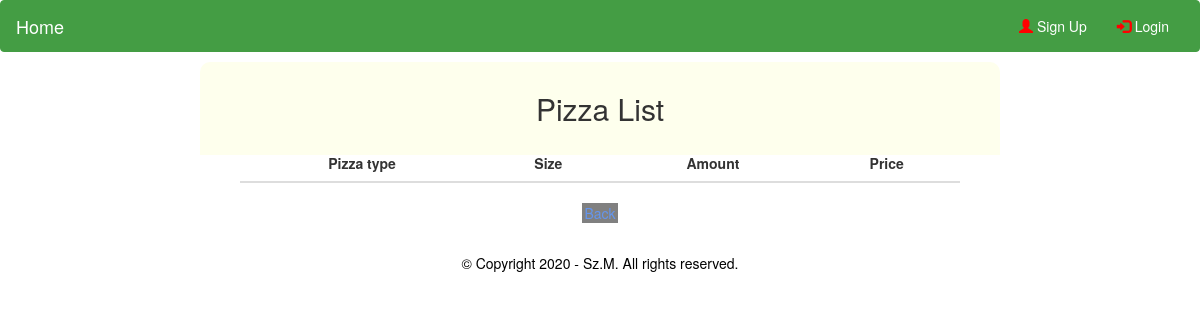
Page /index.php/Active_Order_Ctrl/get_order_helper/22 on the earlier database version.
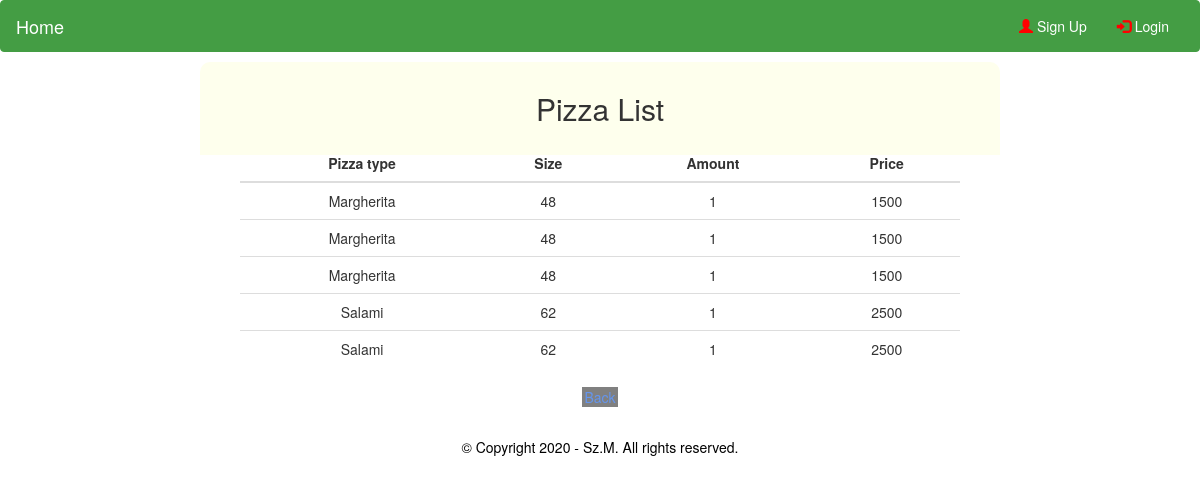
Same page on the later database version.
### tables this page shows
CREATE TABLE IF NOT EXISTS `order_helper` (
  `helper_id` int(11) NOT NULL AUTO_INCREMENT,
  `order_id` int(11) NOT NULL,
  `pizza_type` varchar(255) NOT NULL,
  `pizza_size` varchar(255) NOT NULL,
  `pizza_amount` int(5) NOT NULL,
  `total_price` int(100) NOT NULL,
  PRIMARY KEY (`helper_id`)
);

### application/views/init.php (called while the page is built)
<?php $this->load->view('templates/html'); ?>

### application/controllers/Active_Order_Ctrl.php (called while the page is built, shortened)
<?php
class Active_Order_Ctrl extends CI_Controller{
    public function __construct() {
        $this->load->model('order_mdl');
        $this->load->dbutil();
        $this->load->helper('file');
    }
    public function get_order_helper($order_id){
        $result = $this->order_mdl->get_order_helper_list($order_id);
        $data = array(
            'v' => 'order_helper',
            'helper' => $result
        );
        $this->load->view('init',$data);
    }
}

### index.php (called while the page is built, shortened)
<?php
require_once BASEPATH.'core/CodeIgniter.php';

### application/models/order_mdl.php (called while the page is built, shortened)
<?php
class Order_Mdl extends CI_Model{
    public function get_order_helper_list($order_id){
        $this->db->select('*');
        $this->db->from('order_helper');
        $this->db->where('order_id',$order_id);
        $query = $this->db->get();
        $result = $query->result();
        return $result;
    }
}

### application/views/order_helper.php (the view)
<div style="width: 60%; margin: auto">
    <h2>Pizza List</h2>
    <table class="table">
        <thead>
            <tr>
                <th>Pizza type</th>
                <th>Size</th>
                <th>Amount</th>
                <th>Price</th>
            </tr>
        </thead>
        <tbody>
            <?php if(!empty($helper)) : ?>
                <?php foreach($helper as &$h) : ?>
                <tr>
                    <td><?= $h->pizza_type ?></td>
                    <td><?= $h->pizza_size ?></td>
                    <td><?= $h->pizza_amount ?></td>
                    <td><?= $h->total_price ?></td>
                </tr>
                <?php endforeach; ?>
            <?php endif; ?>
        </tbody>
    </table>
    <div style="margin: auto; width:5%; background-color: graytext; text-align: center">
        <?= anchor('Active_Order_Ctrl/','Back');?>
    </div>
</div>

### application/views/templates/html.php
<!DOCTYPE html>
<html lang="en">
    <?php $this->load->view('templates/head'); ?>
    <?php $this->load->view('templates/body'); ?>
</html>

### application/views/templates/head.php (shortened to what this page needs)
<head>
    <link rel="stylesheet" href="https://maxcdn.bootstrapcdn.com/bootstrap/3.3.7/css/bootstrap.min.css">
    <link href="<?php echo base_url(); ?>css/style.css" rel='stylesheet' type='text/css' />
</head>

### application/views/templates/body.php
<body>
    <div id="mainWrap">
        <?php $this->load->view('templates/header'); ?>
        <?php
            if(isset($v)){
                $this->load->view($v);
            }
            else{
                $this->load->view('login_form');
            }
        ?>
        <?php $this->load->view('templates/footer'); ?>
    </div>
</body>

### application/views/templates/header.php
<header>
    <nav class="navbar navbar-inverse" id="header">
        <div class="container-fluid">
            <a class="navbar-brand" href="<?php echo base_url(); ?>Home_Ctrl">Home</a>
            <?php if(isset($this->session->userdata['logged_in'])) : ?>
                <a class="navbar-brand" href="<?php echo base_url(); ?>Profile_Ctrl">Profile</a>
                <a class="navbar-brand" href="<?php echo base_url(); ?>Order_Ctrl">Order</a>
                <ul class="nav navbar-nav navbar-right">
                    <li><a href="Login_Ctrl/logout">Logout</a></li>
                </ul>
                <?php if($_SESSION['logged_in']['user_role'] == "ADMIN") : ?>
                    <a class="navbar-brand" style="color: red" href="<?php echo base_url(); ?>Admin_Reg_Ctrl">Manage Users</a>
                    <a class="navbar-brand" style="color: red" href="<?php echo base_url(); ?>Pizza_Ctrl">Add new Pizza</a>
                    <a class="navbar-brand" style="color: red" href="<?php echo base_url(); ?>Active_Order_Ctrl">Active orders</a>
                <?php endif; ?>
            <?php else : ?>
                <div class="collapse navbar-collapse" id="myNavbar">
                    <ul class="nav navbar-nav navbar-right">
                        <li><a href="<?php echo base_url(); ?>Register_Ctrl"><span class="glyphicon glyphicon-user"></span> Sign Up</a></li>
                        <li><a href="<?php echo base_url(); ?>Login_Ctrl"><span class="glyphicon glyphicon-log-in"></span> Login</a></li>
                    </ul>
                </div>
            <?php endif; ?>
        </div>
    </nav>
</header>

### application/views/templates/footer.php
<div id="footer">
    <div class="container-fluid">
            <p class="text-center">&copy; Copyright 2020 - Sz.M.  All rights reserved.</p>
    </div>
</div>

### css/style.css (style rules this page uses)
span { color:red; }
h2 { background-color: #FEFFED; text-align:center; border-radius: 10px 10px 0 0; margin: -10px -40px; padding: 30px; }
a { text-decoration:none; color: cornflowerblue; }
#header { background-color: #449D44; color: #fff; border-color: #449D44; }
#header a { color: #fff; }
#footer { width: 100%; background-color: 'white'; height: 100px; color: #000; padding: 30px; }
td { text-align: center; vertical-align: middle; border: #295; border-color: red; }
th { text-align: center; vertical-align: middle; border: #295; border-color: red; }

Differences in the rows shown:
added order_helper: pizza_type "Margherita", pizza_size "48", pizza_amount "1", total_price "1500"
added order_helper: pizza_type "Margherita", pizza_size "48", pizza_amount "1", total_price "1500"
added order_helper: pizza_type "Margherita", pizza_size "48", pizza_amount "1", total_price "1500"
added order_helper: pizza_type "Salami", pizza_size "62", pizza_amount "1", total_price "2500"
added order_helper: pizza_type "Salami", pizza_size "62", pizza_amount "1", total_price "2500"
